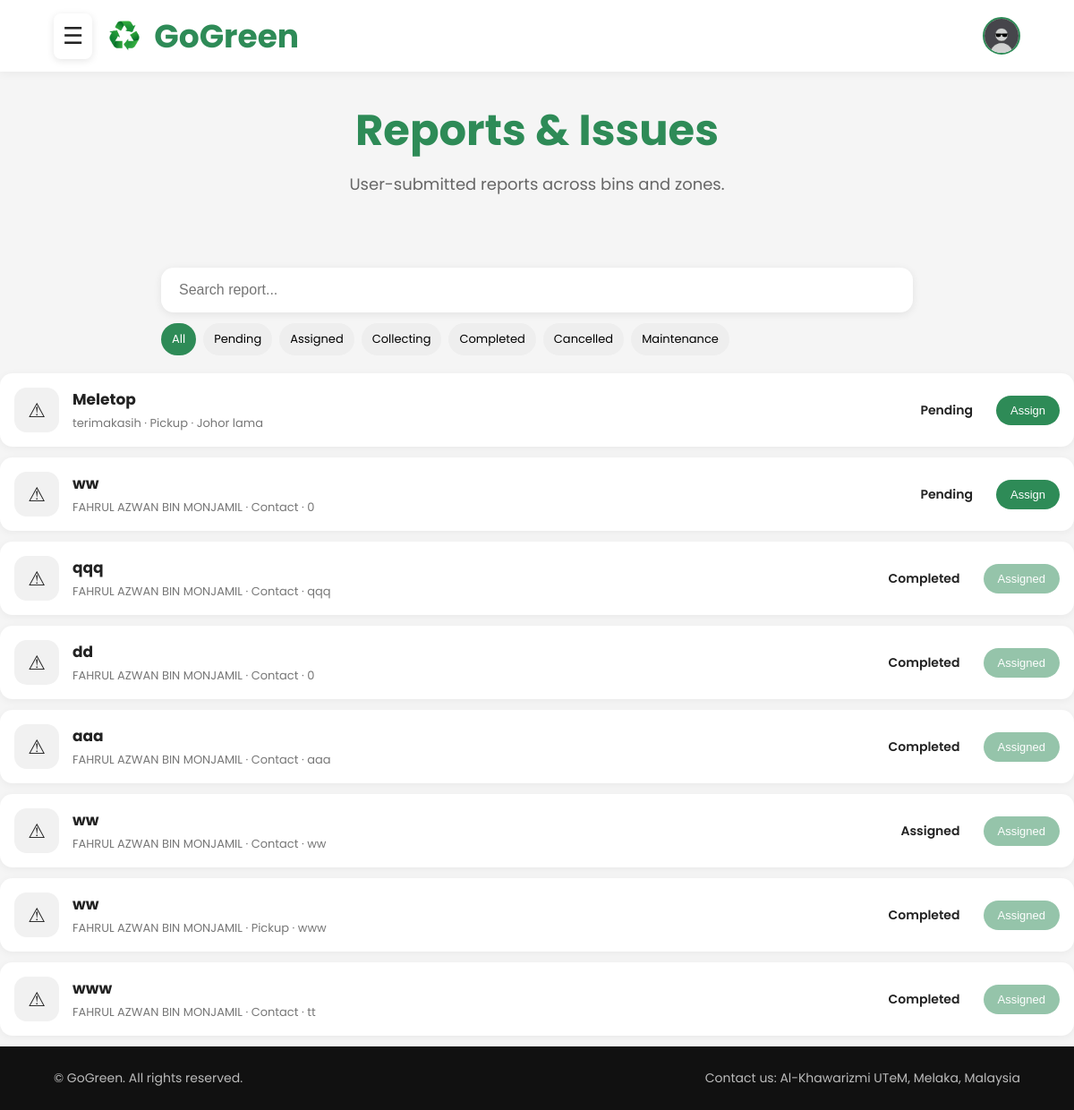
Page /Admin/reports.php (signed in) on the committed database.
### tables this page shows
CREATE TABLE `reports` (
  `id` int(11) NOT NULL,
  `user_id` int(11) DEFAULT NULL,
  `worker_id` int(11) DEFAULT NULL,
  `name` varchar(100) NOT NULL,
  `email` varchar(100) NOT NULL,
  `phone` varchar(20) DEFAULT NULL,
  `report_type` enum('Contact','Pickup') NOT NULL,
  `subject` varchar(255) NOT NULL,
  `message` text NOT NULL,
  `location` varchar(255) DEFAULT NULL,
  `status` enum('Pending','Assigned','In Progress','Completed','Rejected') DEFAULT 'Pending',
  `created_at` timestamp NOT NULL DEFAULT current_timestamp()
);

### Admin/reports.php (the view, shortened to what this page needs)
<?php
include "../config/database.php";
$sql = "SELECT * FROM reports ORDER BY id DESC";
$result = mysqli_query($conn, $sql);
?>
<!DOCTYPE html>
<html lang="en">
<head>
    <link rel="stylesheet" href="assets/css/report.css">
</head>
<body>
    <header>
        <div class="header-left">
            <div class="menu-toggle" onclick="toggleMenu()">
                ☰
            </div>
            <div class="logo">
                <img src="image/recycle_imag.png" alt="GoGreen Logo">
                GoGreen
            </div>
        </div>
        <div class="header-right">
            <div class="user-avatar-container">
                <div class="user-avatar" onclick="toggleProfileMenu()">
                    <img
src="<?php echo !empty($_SESSION['profile_image'])
? '../uploads/profile/'.$_SESSION['profile_image']
: '../uploads/profile/default.jpg'; ?>"
alt="Profile">
                </div>
            </div>
        </div>
    </header>
    <section class="page-title">
        <h1>Reports & Issues</h1>
        <p>
            User-submitted reports across bins and zones.
        </p>
    </section>
    <div class="report-controls">
        <input
            id="searchInput"
            placeholder="Search report..."
            onkeyup="searchReport()"
        >
        <div class="filters">
            <button class="active" onclick="filter('All')">
                All
            </button>
            <button onclick="filter('Pending')">
                Pending
            </button>
            <button onclick="filter('Assigned')">
                Assigned
            </button>
            <button onclick="filter('Collecting')">
                Collecting
            </button>
            <button onclick="filter('Completed')">
                Completed
            </button>
            <button onclick="filter('Cancelled')">
                Cancelled
            </button>
            <button onclick="filter('Maintenance')">
                Maintenance
            </button>
        </div>
    </div>
    <?php while($row = mysqli_fetch_assoc($result)) { ?>
<div class="report" data-status="<?= $row['status']; ?>">
    <div class="report-left">
        <div class="warning-icon">
            ⚠
        </div>
        <div class="report-details">
            <h3>
                <?= $row['subject']; ?>
            </h3>
            <p>
                <?= $row['name']; ?>
                ·
                <?= $row['report_type']; ?>
                ·
                <?= $row['location']; ?>
            </p>
        </div>
    </div>
    <div class="report-right">
        <span class="status">
            <?= $row['status']; ?>
        </span>
<?php if($row['status'] == 'Pending'){ ?>
<button
class="assign-btn"
data-id="<?= $row['id']; ?>"
onclick="openPopup(this)">
Assign
</button>
<?php } else { ?>
<button
class="assign-btn"
disabled
style="opacity:.5;cursor:not-allowed;">
Assigned
</button>
<?php } ?>
    </div>
</div>
<?php } ?>
    <footer>
        <p class="left-footer">
            © GoGreen. All rights reserved.
        </p>
        <p class="right-footer">
            Contact us: Al-Khawarizmi UTeM, Melaka, Malaysia
        </p>
    </footer>
</body>
</html>

### Admin/assets/css/report.css (style rules this page uses)
* { margin:0; padding:0; box-sizing:border-box; }
body { font-family:"Poppins", sans-serif; background:#f5f5f5; color:#222; overflow-x: hidden; min-height: 100vh; display: flex; flex-direction: column; }
header { width:100%; height:80px; background:white; display:flex; justify-content:space-between; align-items:center; padding:0 60px; position:fixed; top:0; left:0; z-index:1000; box-shadow:0 2px 10px rgba(0,0,0,0.05); }
.header-left { display:flex; align-items:center; gap:15px; }
.header-right { display:flex; align-items:center; }
.logo { display:flex; align-items:center; gap:12px; font-size:36px; font-weight:700; color:#2e8b57; }
.logo img { width:42px; height:42px; object-fit:contain; }
.menu-toggle { font-size:26px; cursor:pointer; padding:6px 10px; border-radius:8px; background:white; box-shadow:0 2px 8px rgba(0,0,0,0.1); }
.user-avatar-container { position:relative; }
.user-avatar { width:42px; height:42px; border-radius:50%; overflow:hidden; cursor:pointer; border:2px solid #2e8b57; }
.user-avatar img { width:100%; height:100%; object-fit:cover; }
.page-title { margin-top: 50px; text-align: center; padding: 60px 20px; }
.page-title h1 { font-size: 48px; color: #2e8b57; margin-bottom: 10px; }
.page-title p { font-size: 18px; color: #666; }
.report-controls { width:70%; margin:20px auto; display:flex; flex-direction:column; gap:12px; }
.report-controls input { width:100%; padding:14px; border-radius:12px; border:none; box-shadow:0 2px 10px rgba(0,0,0,0.08); outline:none; font-size:15px; }
.filters { display:flex; gap:8px; flex-wrap:wrap; }
.filters button { padding:8px 12px; border:none; border-radius:20px; cursor:pointer; background:#eee; font-family:Poppins; font-size:13px; }
.filters button.active { background:#2e8b57; color:white; }
.report { background:white; padding:16px; border-radius:14px; margin-bottom:12px; display:flex; justify-content:space-between; align-items:center; box-shadow:0 2px 10px rgba(0,0,0,0.05); }
.report-left { display:flex; align-items:center; gap:15px; }
.warning-icon { width:50px; height:50px; border-radius:14px; background:#f1f1f1; display:flex; justify-content:center; align-items:center; font-size:22px; }
.report-details h3 { font-size:17px; margin-bottom:4px; }
.report-details p { font-size:13px; color:#777; }
.report-right { display:flex; align-items:center; gap:12px; }
.assign-btn { padding:9px 16px; border:none; border-radius:20px; background:#2e8b57; color:white; font-size:13px; font-weight:500; cursor:pointer; transition:.2s; }
.status { padding:6px 12px; border-radius:20px; font-size:12px; }
#searchInput { width: 100%; padding: 16px 20px; border: none; border-radius: 14px; background: white; font-size: 16px; box-shadow: 0 2px 10px rgba(0,0,0,0.08); outline: none; }
.status { padding:8px 14px; border-radius: 20px; border: none; font-size: 14px; font-weight: 600; }
footer { background:#111; color:#bbb; display:flex; justify-content:space-between; align-items:center; padding:25px 60px; font-size:14px; flex-wrap:wrap; gap:10px; margin-top: auto; }
.left-footer { text-align:left; }
.right-footer { text-align:right; }

### rows in the picture
reports: subject "Meletop", name "terimakasih", report_type "Pickup", location "Johor lama", status "Pending"
reports: subject "ww", name "FAHRUL AZWAN BIN MONJAMIL", report_type "Contact", location "0", status "Pending"
reports: subject "qqq", name "FAHRUL AZWAN BIN MONJAMIL", report_type "Contact", location "qqq", status "Completed", shows "Assigned"
reports: subject "dd", name "FAHRUL AZWAN BIN MONJAMIL", report_type "Contact", location "0", status "Completed", shows "Assigned"
reports: subject "aaa", name "FAHRUL AZWAN BIN MONJAMIL", report_type "Contact", location "aaa", status "Completed", shows "Assigned"
reports: subject "ww", name "FAHRUL AZWAN BIN MONJAMIL", report_type "Contact", location "ww", status "Assigned"
reports: subject "ww", name "FAHRUL AZWAN BIN MONJAMIL", report_type "Pickup", location "www", status "Completed", shows "Assigned"
reports: subject "www", name "FAHRUL AZWAN BIN MONJAMIL", report_type "Contact", location "tt", status "Completed", shows "Assigned"
